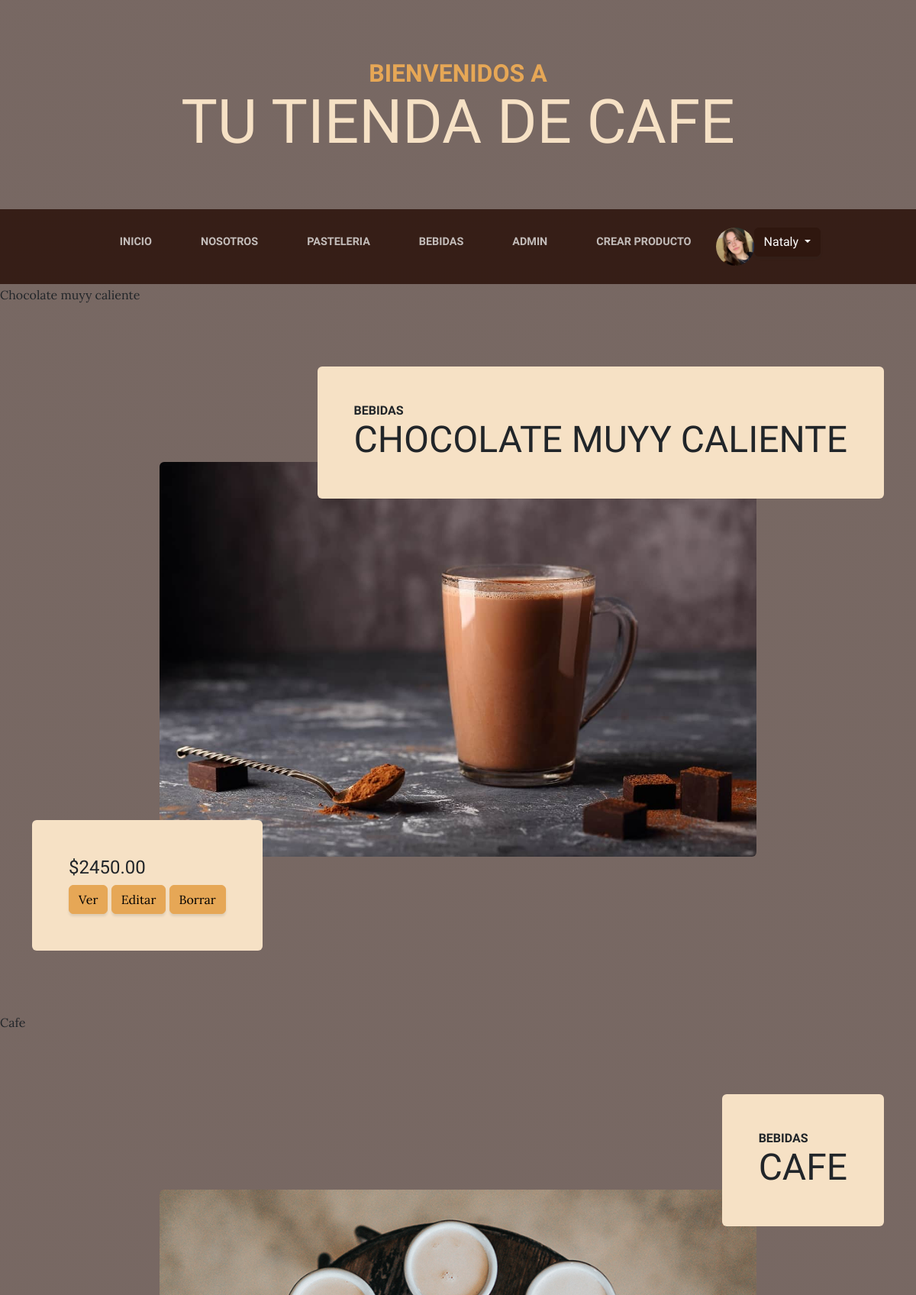
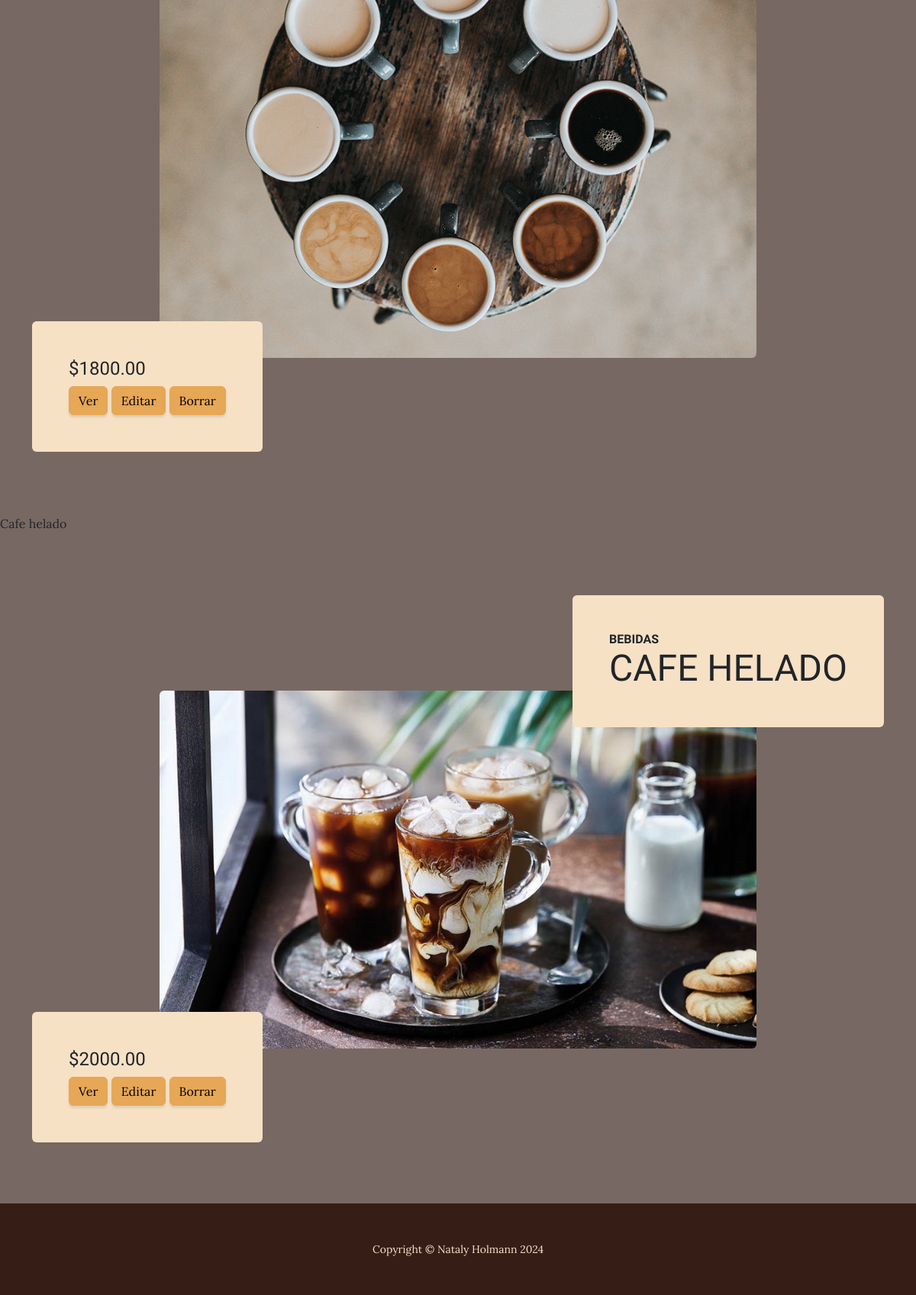
Page /bebidas/ (signed in) on the committed database (2 pictures, top to bottom).
### user/models.py (models this page shows, shortened)
class Imagen(models.Model):
    imagen = models.ImageField(upload_to='imagenes', null=True, blank=True)
    user = models.OneToOneField(User, on_delete=models.CASCADE)

### mi_app/models.py (models this page shows, shortened)
class Producto(models.Model):
    seleccion = (
        ('Pasteleria', 'Pasteleria'),
        ('Bebidas', 'bebidas'),
    )
    categoria = models.CharField(max_length=40, choices=seleccion)
    nombre = models.CharField(max_length=40)
    imagen = models.ImageField(upload_to='imagenes', null=True, blank=True)
    titulo = models.CharField(max_length=40, default='Sin título')
    descripcion = models.TextField(max_length=200)
    precio = models.DecimalField(max_digits=10, decimal_places=2)
    fecha = models.DateField(default=timezone.now)

### mi_app/views.py (the view)
class BebidaView(LoginRequiredMixin, ListView):
    model = Producto
    context_object_name = 'bebidas'
    template_name = 'mi_app/bebidas_list.html'

### mi_app/templates/mi_app/bebidas_list.html (shortened to what this page needs)
<!DOCTYPE html>
<html lang="en">
<head>
</head>
    <body>
        {% extends 'mi_app/index.html' %}
        {% load static %}
        {% block content %}
        <div>
            {% for bebidas in bebidas %}
                {% if bebidas.categoria == "Bebidas" or bebidas.categoria == "bebidas" %}
                    <p>{{ bebidas.nombre }}</p>
                    <section class="page-section">
                        <div class="container">
                            <div class="product-item">
                                <div class="product-item-title d-flex">
                                    <div class="bg-faded p-5 d-flex ms-auto rounded">
                                        <h2 class="section-heading mb-0">
                                            <span class="section-heading-upper">{{ bebidas.categoria }}</span>
                                            <span class="section-heading-lower">{{ bebidas.nombre }}</span>
                                        </h2>
                                    </div>
                                </div>
                                <img class="product-item-img mx-auto d-flex rounded img-fluid mb-3 mb-lg-0" style="min-width: 70%;" src="{{ bebidas.imagen.url }}" alt="..." />
                                <div class="product-item-description d-flex me-auto">
                                    <div class="bg-faded p-5 rounded">
                                        <ul class="list-unstyled mb-0">
                                            <h4>${{ bebidas.precio }}</h4>
                                            <a href="{% url 'bebidas_detail' bebidas.id %}" class="btn btn-primary">Ver</a>
                                            {% if user.is_superuser %}
                                            <a href="{% url 'update_form' bebidas.id %}" class="btn btn-primary">Editar</a>
                                            <a href="{% url 'bebidas_confirm_delete' bebidas.id %}" class="btn btn-primary">Borrar</a>
                                            {% endif %}
                                        </ul>
                                    </div>
                                </div>
                            </div>
                        </div>
                    </section>
                {% endif %}
            {% endfor %}
        </div>
        {% endblock %}

### mi_app/templates/mi_app/index.html (shortened to what this page needs)
{% load static %}
<!DOCTYPE html>
<html lang="en">
    <head>
        <link href="{% static 'mi_app/css/styles.css' %}" rel="stylesheet" />
    </head>
    <body>
        <header>
            <h1 class="site-heading text-center text-faded d-none d-lg-block">
                <span class="site-heading-upper text-primary mb-3">Bienvenidos a</span>
                <span class="site-heading-lower">TU TIENDA DE CAFE</span>
            </h1>
        </header>
        <nav class="navbar navbar-expand-lg navbar-dark py-lg-4" id="mainNav">
            <div class="container">
                <div class="collapse navbar-collapse" id="navbarSupportedContent">
                    <ul class="navbar-nav mx-auto">
                        <li class="nav-item px-lg-4"><a class="nav-link text-uppercase" href="{% url 'index' %}">Inicio</a></li>
                        <li class="nav-item px-lg-4"><a class="nav-link text-uppercase" href="{% url 'about' %}">Nosotros</a></li>
                        <li class="nav-item px-lg-4"><a class="nav-link text-uppercase" href="{%url 'pasteleria' %}">Pasteleria</a></li>
                        <li class="nav-item px-lg-4"><a class="nav-link text-uppercase" href="{% url 'bebidas' %}">Bebidas</a></li>
                        {% if user.is_superuser %}
                        <li class="nav-item px-lg-4"><a class="nav-link text-uppercase" href="{% url 'admin:index' %}">Admin</a></li>
                        <li class="nav-item px-lg-4"><a class="nav-link text-uppercase" href="{% url 'productoNuevo' %}">Crear Producto</a></li>
                        {% endif %}
                        {% if request.user.is_authenticated %}
                            <img src="{{ request.user.imagen.imagen.url}}" alt="Profile" style="height: 50px;width: 50px; border-radius: 50%;">
                            <div class="dropdown">
                                <button class="btn btn-secondary dropdown-toggle" type="button" id="dropdownMenuButton1" data-bs-toggle="dropdown" aria-expanded="false">
                                    {{ request.user.username }}
                                </button>
                            </div>
                        {% endif %}
                    </ul>
                </div>
            </div>
        </nav>
        {% block content %}{% endblock %}
        <footer class="footer text-faded text-center py-5">
            <div class="container"><p class="m-0 small">Copyright &copy; Nataly Holmann 2024</p></div>
        </footer>
    </body>
</html>

### rows in the picture
Producto: nombre "Chocolate muyy caliente", categoria "BEBIDAS", nombre "CHOCOLATE MUYY CALIENTE", imagen (picture), precio "2450.00"
Producto: nombre "Cafe", categoria "BEBIDAS", nombre "CAFE", imagen (picture), precio "1800.00"
Producto: nombre "Cafe helado", categoria "BEBIDAS", nombre "CAFE HELADO", imagen (picture), precio "2000.00"

### other values in the picture
{{ request.user.username }} "Nataly"
